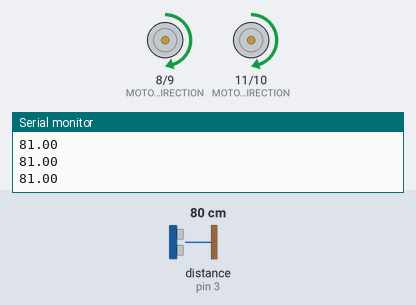
Simulated run of this sketch. Board: Arduino Uno, built with avr-gcc and run on an emulated ATmega328P. Shown: direction and speed pins drawn as motors (green arrow = direction pin HIGH = forward, orange = LOW = backward, longer = more drive), the last lines printed to the serial monitor. The inputs (shaded band) are chosen by the test bench; at power-on: distance to the obstacle (sensor on pin 3) 80 cm. The echo pulse lasts 58.3 µs per cm.

Above: at 1.2 s.
1.3 s: distance to the obstacle (sensor on pin 3) set to 12 cm
2.8 s: distance to the obstacle (sensor on pin 3) set to 9 cm
At 3.0 s:
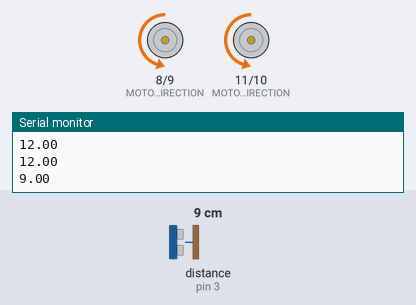
At 3.6 s:
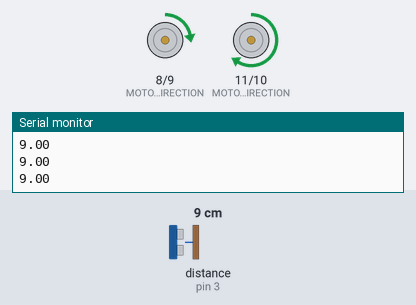
5.8 s: distance to the obstacle (sensor on pin 3) set to 18 cm
8.0 s: distance to the obstacle (sensor on pin 3) set to 2 cm
At 8.4 s:
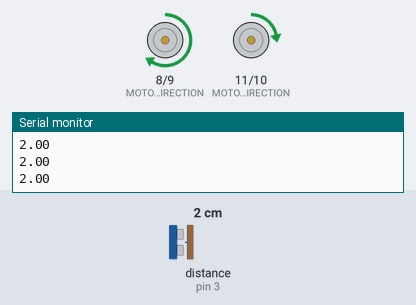
Timing chart, 0 to 15.0 s (numbered marks = the images above; inputs shaded):
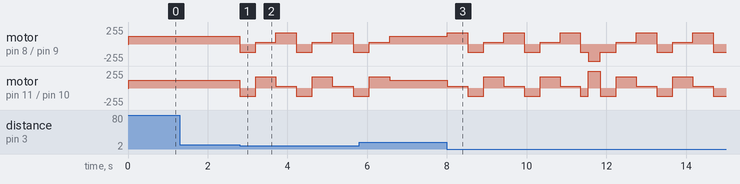

Measured:
- the behaviour switches between 11 and 10 cm on distance to the obstacle (sensor on pin 3) (found by bisection; images 0 and 1)

The sketch:

OBSTASONIC.ino
```cpp
//*********************************************//
//                   MINIBOT                   //
//                 OBSTASONIC                  //
//                                             //
//  This enables a bot to avoid obstacles and  //
//          may also solve mazes.              //
//               Codes by:                     //
//        e-Gizmo Mechatronix Central          //
//         Taft, Manila, Philippines           //
//           http://www.egizmo.com             //
//                May 15,2016                  //
//*********************************************//

// INITIALIZATION:
#include <NewPing.h>

#define MOTOR_1_DIRECTION         8       // Motor control HIGH = FWD, LOW = BWD
#define MOTOR_1_SPEED             9       // Speed input
#define MOTOR_2_SPEED            10       // Speed input
#define MOTOR_2_DIRECTION        11       // Motor control HIGH = FWD, LOW = BWDD
#define ULTRA_TRIGGER            12       // US ULTRA_TRIGGER pin
#define ULTRA_ECHO                3       // US echo pin
#define DETECT_RANGE             10       // Detection Range

int MAX_DISTANCE = 100;
NewPing sonar(ULTRA_TRIGGER,ULTRA_ECHO,MAX_DISTANCE); // NewPing setup of pins and maximum DISTANCE.

int SAFE_SPEED = 120;                       // Neutral speed
int STUCK_TIMER = 0;
int TIMER = 0;
int RANDOMIZER = 0;
int speed;

// VARIABLES
int z = 0;
int y = 0;

float DISTANCE;                             // DISTANCE measured by the ultrasonic sensor

// INPUTS AND OUTPUTS
void setup() {
  Serial.begin(9600);

  // DEFAULT PINS OF THE MOTOR DRIVER (8,9,10,11)
  pinMode(MOTOR_1_DIRECTION, OUTPUT);
  pinMode(MOTOR_1_SPEED, OUTPUT);
  pinMode(MOTOR_2_SPEED, OUTPUT);
  pinMode(MOTOR_2_DIRECTION, OUTPUT);
}

// MAIN PROGRAM
void loop()  {

  ULTRA_READ_DISTANCE();
  if(DISTANCE > DETECT_RANGE || DISTANCE == 0)
  {
    SAFE_DRIVE();
  }

  // TURN LEFT AFTER THE FIRST DETECTION OF THE SENSOR
  if((z == 0 && DISTANCE <= DETECT_RANGE && DISTANCE != 0) && (y == 0 ))
  {
    REVERSE();
    delay(400);
    z = 1;
  }

  if(z == 1  && TIMER <= 10)
  {

    LEFT_TURN();
    TIMER++;
    STUCK_TIMER++;
    delay(40);

    if(TIMER == 10)
    {
      TIMER = 20;
      y = 1;
      z = 2;
    }
  }

  // TURN RIGHT AFTER THE 2ND DETECTION OF THE SENSOR
  if(DISTANCE != 0 && DISTANCE <= DETECT_RANGE && y == 1)
  {
    y = 2;
  }

  if(y == 2 && TIMER >= 10)
  {

    RIGHT_TURN();
    TIMER++;
    STUCK_TIMER++;
    delay(40);

    if(TIMER == 30)
    {
      TIMER = 0;
      y = 0;
      z = 0;
    }
  }

// IF THE BOT IS STUCK IN A CERTAIN PLACE
  if(STUCK_TIMER >= 100)
  {
    STUCK_TIMER = 0;
    REVERSE();
    delay(200);
    ROTATE();
    delay(300);
  }
}

// PRESET FUNCTIONS:
void ULTRA_READ_DISTANCE()
{
  delay(10);
  unsigned int uS = sonar.ping();         // Send ping, get ping time in microseconds (uS).
  DISTANCE = sonar.convert_cm(uS);
  Serial.println(DISTANCE);
}

void SAFE_DRIVE()
{
  digitalWrite(MOTOR_1_DIRECTION, HIGH);
  digitalWrite(MOTOR_2_DIRECTION, HIGH);
  analogWrite(MOTOR_1_SPEED, SAFE_SPEED);
  analogWrite(MOTOR_2_SPEED, SAFE_SPEED);
}

// DEFAULT REACTION AFTER TIMER RUNS OUT
void ROTATE()
{
  digitalWrite(MOTOR_1_DIRECTION,LOW);
  digitalWrite(MOTOR_2_DIRECTION,HIGH);
  digitalWrite(MOTOR_1_SPEED,SAFE_SPEED);
  digitalWrite(MOTOR_2_SPEED,SAFE_SPEED);
}

void LEFT_TURN()
{
  digitalWrite(MOTOR_1_DIRECTION,HIGH);
  digitalWrite(MOTOR_2_DIRECTION,HIGH);
  analogWrite(MOTOR_1_SPEED,30);
  analogWrite(MOTOR_2_SPEED,SAFE_SPEED+50);
}

void RIGHT_TURN()
{
  digitalWrite(MOTOR_1_DIRECTION,HIGH);
  digitalWrite(MOTOR_2_DIRECTION,HIGH);
  analogWrite(MOTOR_1_SPEED,SAFE_SPEED+50);
  analogWrite(MOTOR_2_SPEED,30);
}

void REVERSE()
{
  digitalWrite(MOTOR_1_DIRECTION,LOW);
  digitalWrite(MOTOR_2_DIRECTION,LOW);
  analogWrite(MOTOR_1_SPEED,SAFE_SPEED);
  analogWrite(MOTOR_2_SPEED,SAFE_SPEED);
}
// PROGRAM ENDS AND LOOP BACK FOREVER                                                                                                                                                   // PARZ
```
